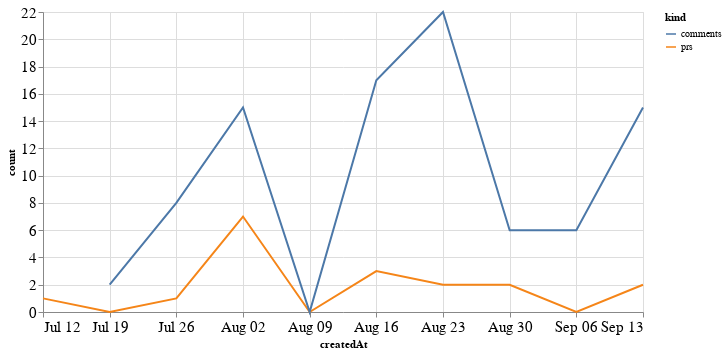

Source (notebook cell):
### Code cell
alt.Chart(total_time, width=600).mark_line().encode(
    x='createdAt',
    y='count',
    color='kind'
)

### Figure 1 — Vega-Lite specification as saved in the notebook (floating-point values rounded to 4 significant figures)
{"config": {"axisLeft": {"labelFontSize": 15}, "axisBottom": {"labelFontSize": 15}}, "data": {"name": "data-a60ce5d779fcacb26014dc0567924c0e"}, "mark": "line", "encoding": {"color": {"type": "nominal", "field": "kind"}, "x": {"type": "temporal", "field": "createdAt"}, "y": {"type": "quantitative", "field": "count"}}, "width": 600, "$schema": "https://vega.github.io/schema/vega-lite/v4.8.1.json", "datasets": {"data-a60ce5d779fcacb26014dc0567924c0e": [{"createdAt": "2020-07-12T00:00:00", "kind": "prs", "count": 1.0}, {"createdAt": "2020-07-19T00:00:00", "kind": "prs", "count": 0.0}, {"createdAt": "2020-07-26T00:00:00", "kind": "prs", "count": 1.0}, {"createdAt": "2020-08-02T00:00:00", "kind": "prs", "count": 7.0}, {"createdAt": "2020-08-09T00:00:00", "kind": "prs", "count": 0.0}, {"createdAt": "2020-08-16T00:00:00", "kind": "prs", "count": 3.0}, {"createdAt": "2020-08-23T00:00:00", "kind": "prs", "count": 2.0}, {"createdAt": "2020-08-30T00:00:00", "kind": "prs", "count": 2.0}, {"createdAt": "2020-09-06T00:00:00", "kind": "prs", "count": 0.0}, {"createdAt": "2020-09-13T00:00:00", "kind": "prs", "count": 2.0}, {"createdAt": "2020-07-12T00:00:00", "kind": "comments", "count": null}, {"createdAt": "2020-07-19T00:00:00", "kind": "comments", "count": 2.0}, {"createdAt": "2020-07-26T00:00:00", "kind": "comments", "count": 8.0}, {"createdAt": "2020-08-02T00:00:00", "kind": "comments", "count": 15.0}, {"createdAt": "2020-08-09T00:00:00", "kind": "comments", "count": 0.0}, {"createdAt": "2020-08-16T00:00:00", "kind": "comments", "count": 17.0}, {"createdAt": "2020-08-23T00:00:00", "kind": "comments", "count": 22.0}, {"createdAt": "2020-08-30T00:00:00", "kind": "comments", "count": 6.0}, {"createdAt": "2020-09-06T00:00:00", "kind": "comments", "count": 6.0}, {"createdAt": "2020-09-13T00:00:00", "kind": "comments", "count": 15.0}]}}
